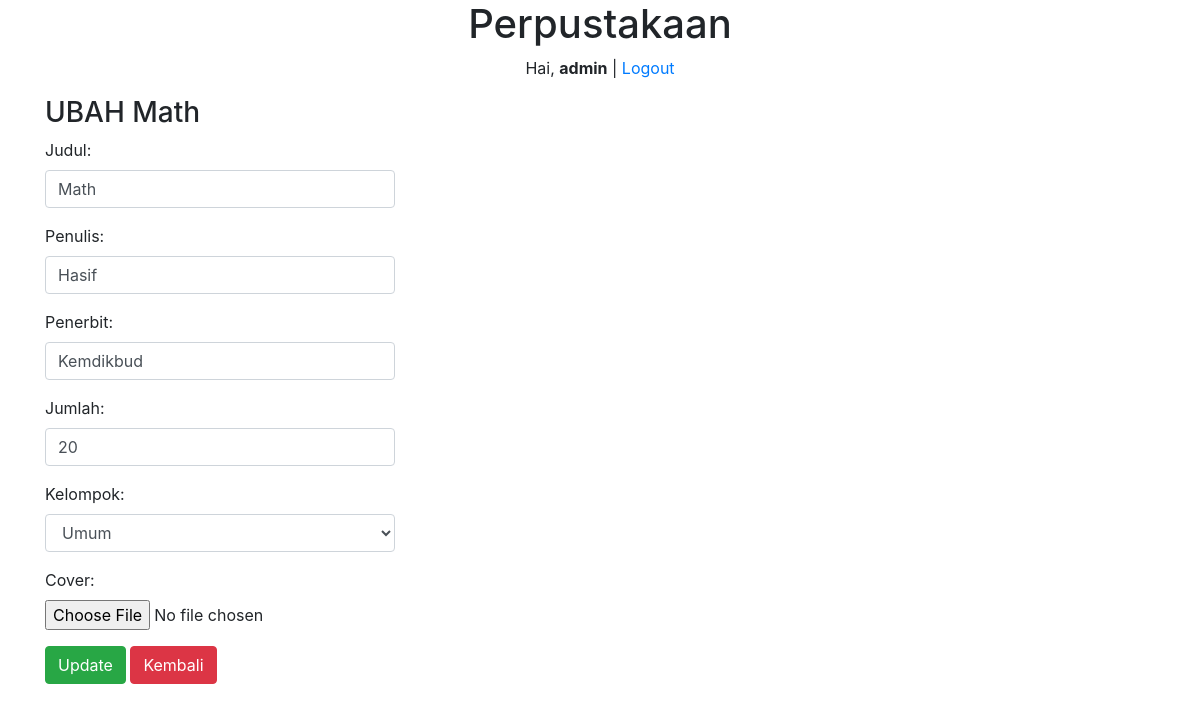
Page /buku/ubah/2 (signed in) on the committed database.
### perpustakaan/models.py (models this page shows, shortened)
class Buku(models.Model):
    judul = models.CharField(max_length=50)
    penulis = models.CharField(max_length=40)
    penerbit = models.CharField(max_length=40)
    jumlah = models.IntegerField(null=True)
    kelompok = models.ForeignKey(Kelompok, on_delete=models.CASCADE, null=True)
    cover = models.ImageField(upload_to='cover/',null=True)
    tanggal = models.DateTimeField(auto_now_add=True, null=True)

### perpustakaan/views.py (the view)
# urls.py: path('buku/ubah/<int:id_buku>',ubahBuku,name='ubah-buku'), # Parameter URL using <int:ARG> for integer
@login_required(login_url=settings.LOGIN_URL)
def ubahBuku(request,id_buku):
    buku = Buku.objects.get(id=id_buku)
    if request.POST:
        form = FormBuku(request.POST,request.FILES, instance=buku)
        if form.is_valid():
            form.save()
            messages.success(request,'Data Berhasil Diperbarui')
            return redirect('ubah-buku',id_buku=id_buku)
    else:
        form = FormBuku(instance=buku)
        konteks = {
            'form': form,
            'buku': buku,
        }
    return render(request,'ubah-buku.html',konteks)

### perpustakaan/forms.py
class FormBuku(ModelForm):
    class Meta:
        model = Buku
        fields = '__all__'
        widgets = {
            'judul' : forms.TextInput({'class':'form-control'}),
            'penulis': forms.TextInput({'class':'form-control'}),
            'penerbit': forms.TextInput({'class':'form-control'}),
            'jumlah': forms.NumberInput({'class':'form-control'}),
            'kelompok': forms.Select({'class':'form-control'})
        }

### perpustakaan/models.py (called while the page is built)
    def __str__(self):
        return self.nama

### perpustakaan/templates/ubah-buku.html (shortened to what this page needs)
{%extends 'base.html' %}
{% block content %}
    <div class="container">
        <div class="row">
            <div class="col-md-4">
                <h3>UBAH {{ buku.judul }}</h3>
                <form action="{% url 'ubah-buku' buku.id %}" method="POST" enctype="multipart/form-data">
                    {{ form.as_p }}
                    <button class="btn btn-success">Update</button>
                    <a href="/buku" class="btn btn-danger">Kembali</a>
                </form>
            </div>
        </div>
    </div>
{% endblock %}

### templates/judul.html
<center>
    <h1>Perpustakaan</h1>
    {%if user.is_authenticated %}
    <p>Hai, <strong>{{user}}</strong> | <a href="/keluar">Logout</a> </p>
    {%endif%}
</center>

### rows in the picture
Buku: judul "Math", penulis "Hasif", penerbit "Kemdikbud", jumlah "20", kelompok "Umum"

### other values in the picture
{{ user }} "admin"
